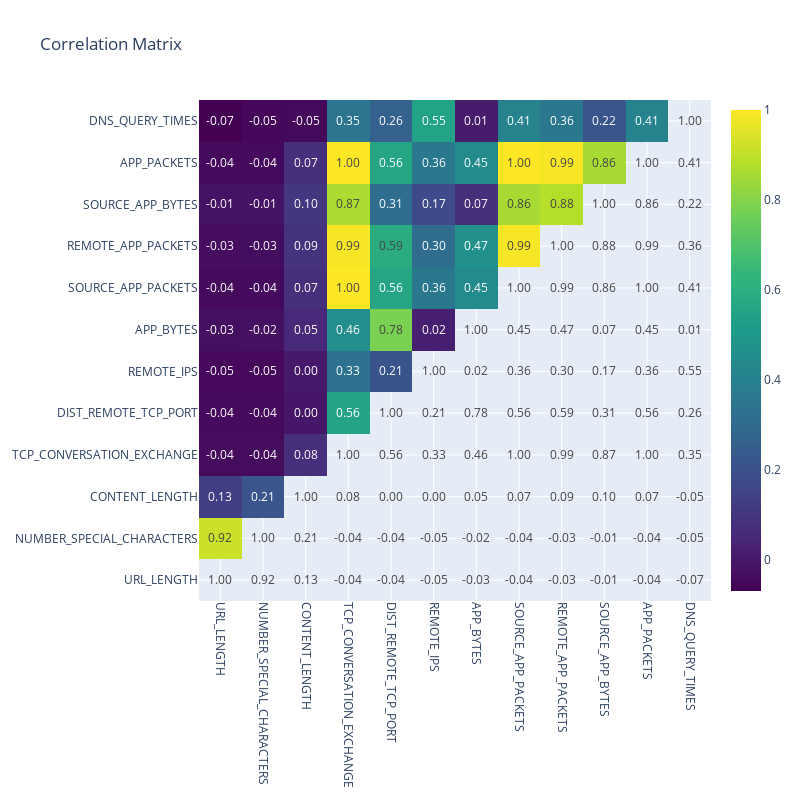

Notebook code cell kept with this figure:
### Code cell
# Your code here
# Let's keep REMOTE_APP_PACKETS, as it contributes the most to the model's predictive power and delete REMOVE_APP_BYTES, which is highly correlated with it but contributes less to the model
features2 = numeric_features.drop('REMOTE_APP_BYTES', axis=1)
print(features2.columns)

# let's check the resutl
print_correlation_matrix(features2.corr())

### Figure 1 — Plotly figure (JSON) as saved in the notebook; plotly's stock layout.template omitted (floating-point values rounded to 4 significant figures; data arrays with more than 128 entries replaced by an {"elided": "..."} marker saying what was removed)
{"data": [{"colorscale": [[0, "#440154"], [0.1111, "#482878"], [0.2222, "#3e4989"], [0.3333, "#31688e"], [0.4444, "#26828e"], [0.5556, "#1f9e89"], [0.6667, "#35b779"], [0.7778, "#6ece58"], [0.8889, "#b5de2b"], [1, "#fde725"]], "hoverinfo": "z", "text": {"elided": "12x12 float values"}, "texttemplate": "%{text:.2f}", "type": "heatmap", "x": ["URL_LENGTH", "NUMBER_SPECIAL_CHARACTERS", "CONTENT_LENGTH", "TCP_CONVERSATION_EXCHANGE", "DIST_REMOTE_TCP_PORT", "REMOTE_IPS", "APP_BYTES", "SOURCE_APP_PACKETS", "REMOTE_APP_PACKETS", "SOURCE_APP_BYTES", "APP_PACKETS", "DNS_QUERY_TIMES"], "y": ["URL_LENGTH", "NUMBER_SPECIAL_CHARACTERS", "CONTENT_LENGTH", "TCP_CONVERSATION_EXCHANGE", "DIST_REMOTE_TCP_PORT", "REMOTE_IPS", "APP_BYTES", "SOURCE_APP_PACKETS", "REMOTE_APP_PACKETS", "SOURCE_APP_BYTES", "APP_PACKETS", "DNS_QUERY_TIMES"], "z": {"elided": "12x12 float values"}}], "layout": {"autosize": false, "height": 800, "title": {"text": "Correlation Matrix"}, "width": 800, "xaxis": {"nticks": 36, "tickangle": 90}, "yaxis": {"tickmode": "linear"}}}
